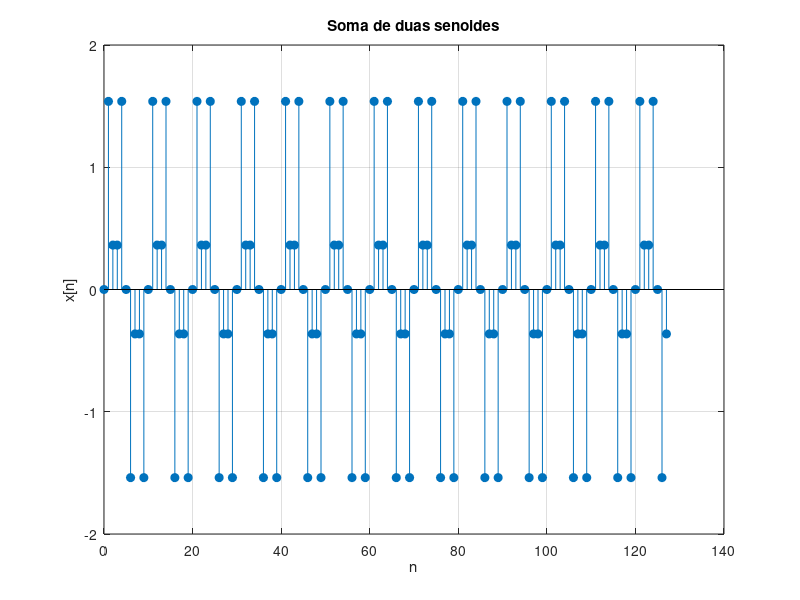
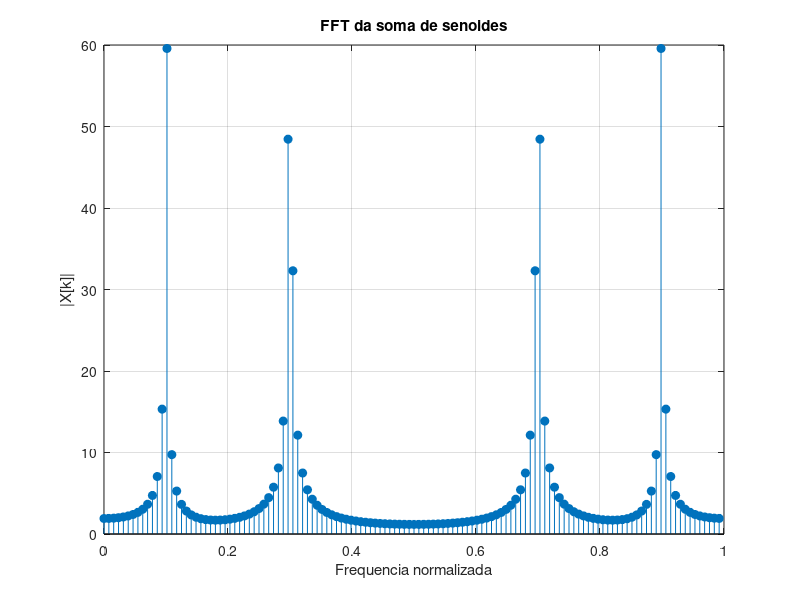

Reproduce these figures in MATLAB, in order.
clc;
clear;
close all;

% Parametros
N = 128;

n = 0:N-1;

% Frequencias normalizadas
f1 = 0.1;
f2 = 0.3;

% Duas senoides
x1 = sin(2*pi*f1*n);
x2 = sin(2*pi*f2*n);

% Soma dos sinais
x = x1 + x2;

% FFT
X = fft(x);
magX = abs(X);

% Eixo de frequencia
f = (0:N-1)/N;

% -------------------------
% Dominio do tempo
% -------------------------
figure(1);
stem(n, x, 'filled');
grid on;
xlabel('n');
ylabel('x[n]');
title('Soma de duas senoides');

print('C:/Users/Pichau/estudo-dirigido-pds/parte3/resultados/q2_tempo.png', '-dpng');

% -------------------------
% Dominio da frequencia
% -------------------------
figure(2);
stem(f, magX, 'filled');
grid on;
xlabel('Frequencia normalizada');
ylabel('|X[k]|');
title('FFT da soma de senoides');

print('C:/Users/Pichau/estudo-dirigido-pds/parte3/resultados/q2_fft.png', '-dpng');
